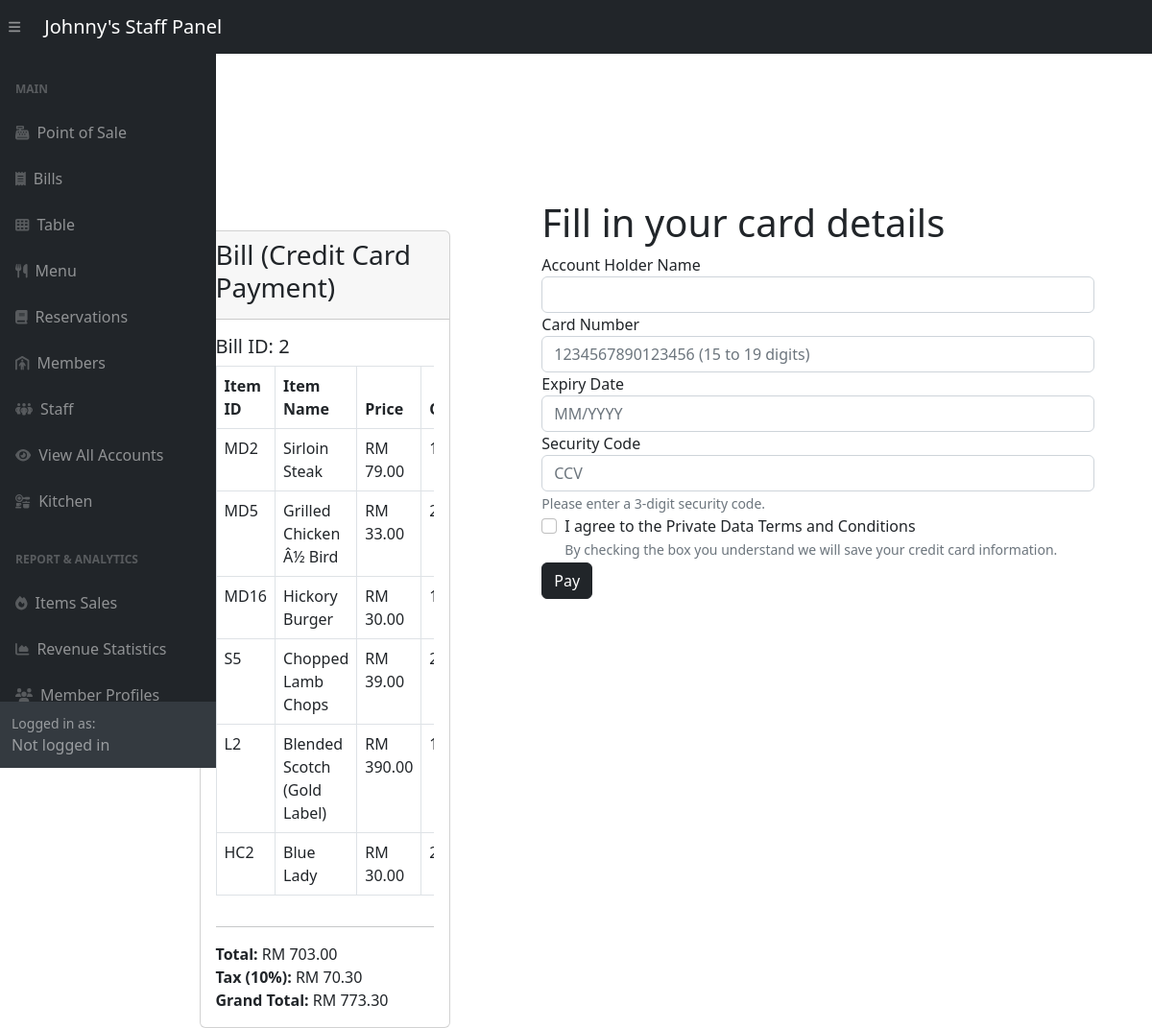
/adminSide/posBackend/posCardPayment.php?bill_id=2, run on the app's committed database.
### tables this page shows
CREATE TABLE `bill_items` (
  `bill_item_id` int(11) NOT NULL,
  `bill_id` int(11) DEFAULT NULL,
  `item_id` varchar(6) DEFAULT NULL,
  `quantity` int(11) DEFAULT NULL
);

CREATE TABLE `menu` (
  `item_id` varchar(6) NOT NULL,
  `item_name` varchar(255) DEFAULT NULL,
  `item_type` varchar(255) DEFAULT NULL,
  `item_category` varchar(255) DEFAULT NULL,
  `item_price` decimal(10,2) DEFAULT NULL,
  `item_description` varchar(255) DEFAULT NULL
);

### adminSide/posBackend/posCardPayment.php (the view, shortened to what this page needs)
<?php
require_once '../config.php';
include '../inc/dashHeader.php';
$bill_id = $_GET['bill_id'];
?>
<div class="container" style="margin-top: 15rem; margin-left: 4rem;">
    <div class="row justify-content-center">
        <div class="col-md-8">
            <div class="card">
                <div class="card-header">
                    <h3 class="card-title">Bill (Credit Card Payment)</h3>
                </div>
                <div class="card-body">
                    <h5>Bill ID: <?php echo $bill_id; ?></h5>
                    <div class="table-responsive">
                        <table class="table table-bordered">
                            <thead>
                                <tr>
                                    <th>Item ID</th>
                                    <th>Item Name</th>
                                    <th>Price</th>
                                    <th>Quantity</th>
                                </tr>
                            </thead>
                            <tbody>
            <?php
            $cart_query = "SELECT bi.*, m.item_name, m.item_price FROM bill_items bi
                           JOIN Menu m ON bi.item_id = m.item_id
                           WHERE bi.bill_id = '$bill_id'";
            $cart_result = mysqli_query($link, $cart_query);
            $cart_total = 0;
            $tax = 0.1;
            if ($cart_result && mysqli_num_rows($cart_result) > 0) {
                while ($cart_row = mysqli_fetch_assoc($cart_result)) {
                    $item_id = $cart_row['item_id'];
                    $item_name = $cart_row['item_name'];
                    $item_price = $cart_row['item_price'];
                    $quantity = $cart_row['quantity'];
                    $total = $item_price * $quantity;
                    $cart_total += $total;
                    echo '<tr>';
                    echo '<td>' . $item_id . '</td>';
                    echo '<td>' . $item_name . '</td>';
                    echo '<td>RM ' . number_format($item_price,2) . '</td>';
                    echo '<td>' . $quantity . '</td>';
                    echo '</tr>';
                }
            } else {
                echo '<tr><td colspan="6">No Items in Cart.</td></tr>';
            }
            ?>
        </tbody>
                        </table>
                    </div>
                    <hr>
                    <div class="text-right">
                        <?php
                        echo "<strong>Total:</strong> RM " . number_format($cart_total, 2) . "<br>";
                        echo "<strong>Tax (10%):</strong> RM " . number_format($cart_total * $tax, 2) . "<br>";
                        $GRANDTOTAL = $tax * $cart_total + $cart_total;
                        echo "<strong>Grand Total:</strong> RM " . number_format($GRANDTOTAL, 2);
                        ?>
                    </div>
                </div>
            </div>
        </div>
    </div>
</div>
<div id="card-payment" class="col-md-6 order-md-2" style="margin-top: 10rem; margin-right: 5rem;max-width: 40rem;">
    <div class="container-fluid pt-5 pl-3 pr-3">
        <h1>Fill in your card details</h1>
        <form action="creditCard.php?bill_id=<?php echo $bill_id; ?>" method="post">
            <div class="form-group">
                <label for="cardNameField">Account Holder Name</label>
                <input type="text" id="cardNameField" name="cardName" class="form-control" required>
            </div>
            <div class="form-group">
                <label for="cardField">Card Number</label>
                <input type="text" id="cardField" name="cardNumber" maxlength="19" minlength="15" class="form-control" placeholder="1234567890123456 (15 to 19 digits)" required>
            </div>
            <div class="form-group">
                <label for="expiryDate">Expiry Date</label>
                <input type="text" id="expiryDate" name="expiryDate" pattern="(0[1-9]|1[0-2])\/[0-9]{4}" maxlength="7" placeholder="MM/YYYY" class="form-control" required>
            </div>
            <div class="form-group">
                <label for="securityCode">Security Code</label>
                <input type="text" id="securityCode" name="securityCode" maxlength="3" class="form-control" placeholder="CCV" pattern="[0-9]{3}" required>
                <small class="form-text text-muted">Please enter a 3-digit security code.</small>
            </div>
            <div class="form-check">
                <input type="checkbox" class="form-check-input" id="privacyCheckbox" required>
                <label class="form-check-label" for="privacyCheckbox">I agree to the Private Data Terms and Conditions</label><br>
                <small id="privacyHelp" class="form-text text-muted">By checking the box you understand we will save your credit card information.</small>
            </div>
            <button type="submit" id="cardSubmit" class="btn btn-dark">Pay</button>
        </form>
    </div>
</div>
<?php include '../inc/dashFooter.php'; ?>

### data on the page
bill_items: item "MD2", item.item_name "Sirloin Steak", item.item_price "79.00"
bill_items: item "MD5", item.item_name "Grilled Chicken Â½ Bird", item.item_price "33.00"
bill_items: item "MD16", item.item_name "Hickory Burger", item.item_price "30.00"
bill_items: item "S5", item.item_name "Chopped Lamb Chops", item.item_price "39.00"
bill_items: item "L2", item.item_name "Blended Scotch (Gold Label)", item.item_price "390.00"
bill_items: item "HC2", item.item_name "Blue Lady", item.item_price "30.00"

### other printed values
$bill_id "2"
$cart_total "703.00"
$cart_total * $tax "70.30"
$GRANDTOTAL "773.30"
